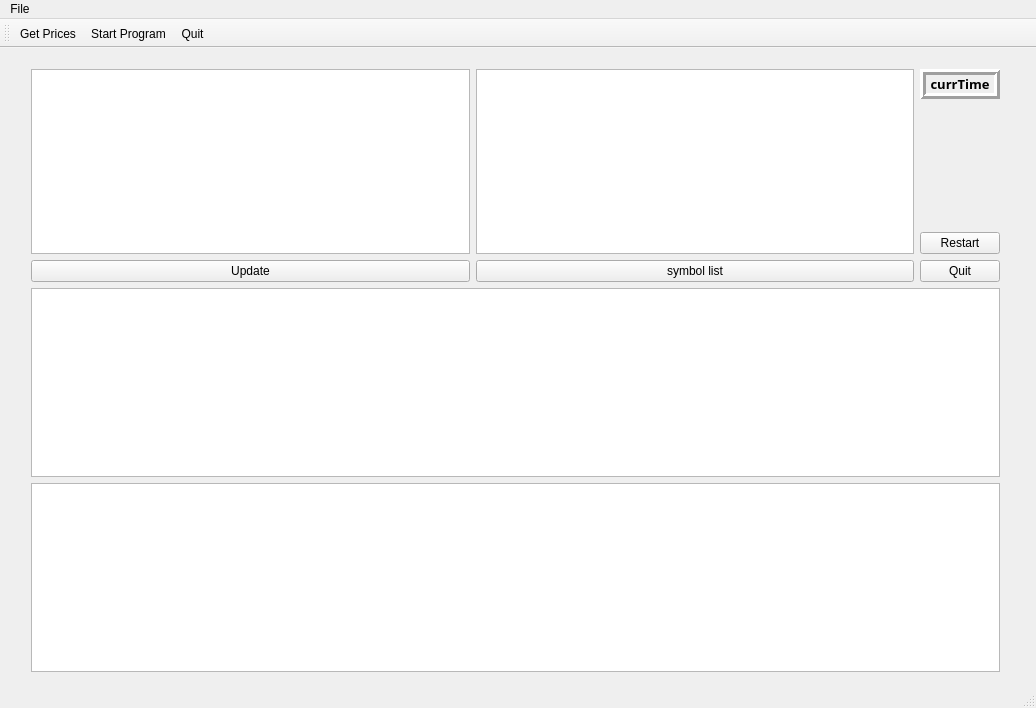
<?xml version="1.0" encoding="UTF-8"?>
<ui version="4.0">
 <class>MainWindow</class>
 <widget class="QMainWindow" name="MainWindow">
  <property name="geometry">
   <rect>
    <x>0</x>
    <y>0</y>
    <width>1036</width>
    <height>708</height>
   </rect>
  </property>
  <property name="windowTitle">
   <string>MainWindow</string>
  </property>
  <widget class="QWidget" name="centralWidget">
   <widget class="QWidget" name="layoutWidget">
    <property name="geometry">
     <rect>
      <x>20</x>
      <y>10</y>
      <width>991</width>
      <height>625</height>
     </rect>
    </property>
    <layout class="QVBoxLayout" name="verticalLayout_5">
     <item>
      <layout class="QHBoxLayout" name="horizontalLayout">
       <item>
        <layout class="QVBoxLayout" name="verticalLayout_3">
         <item>
          <widget class="QTableView" name="integratedStocks">
           <property name="editTriggers">
            <set>QAbstractItemView::NoEditTriggers</set>
           </property>
           <property name="sortingEnabled">
            <bool>true</bool>
           </property>
          </widget>
         </item>
         <item>
          <widget class="QPushButton" name="Update">
           <property name="text">
            <string>Update</string>
           </property>
          </widget>
         </item>
        </layout>
       </item>
       <item>
        <layout class="QVBoxLayout" name="verticalLayout_4">
         <item>
          <widget class="QTableWidget" name="tableWidgetTicker">
           <property name="editTriggers">
            <set>QAbstractItemView::NoEditTriggers</set>
           </property>
           <property name="sortingEnabled">
            <bool>true</bool>
           </property>
          </widget>
         </item>
         <item>
          <widget class="QPushButton" name="symbol_list_pushButton">
           <property name="text">
            <string>symbol list</string>
           </property>
          </widget>
         </item>
        </layout>
       </item>
       <item>
        <layout class="QVBoxLayout" name="verticalLayout_2">
         <item>
          <widget class="QLabel" name="currtimelabel">
           <property name="font">
            <font>
             <family>Droid Arabic Naskh</family>
             <pointsize>10</pointsize>
             <weight>75</weight>
             <bold>true</bold>
            </font>
           </property>
           <property name="frameShape">
            <enum>QFrame::Box</enum>
           </property>
           <property name="frameShadow">
            <enum>QFrame::Raised</enum>
           </property>
           <property name="lineWidth">
            <number>3</number>
           </property>
           <property name="text">
            <string>currTime</string>
           </property>
           <property name="textFormat">
            <enum>Qt::RichText</enum>
           </property>
           <property name="alignment">
            <set>Qt::AlignCenter</set>
           </property>
          </widget>
         </item>
         <item>
          <spacer name="verticalSpacer">
           <property name="orientation">
            <enum>Qt::Vertical</enum>
           </property>
           <property name="sizeHint" stdset="0">
            <size>
             <width>20</width>
             <height>28</height>
            </size>
           </property>
          </spacer>
         </item>
         <item>
          <widget class="QPushButton" name="slotReboot">
           <property name="text">
            <string>Restart</string>
           </property>
           <property name="iconSize">
            <size>
             <width>16</width>
             <height>16</height>
            </size>
           </property>
          </widget>
         </item>
         <item>
          <widget class="QPushButton" name="Quit">
           <property name="text">
            <string>Quit</string>
           </property>
          </widget>
         </item>
        </layout>
       </item>
      </layout>
     </item>
     <item>
      <layout class="QVBoxLayout" name="verticalLayout">
       <item>
        <widget class="QTableView" name="tableViewPosition">
         <property name="sizePolicy">
          <sizepolicy hsizetype="Expanding" vsizetype="Expanding">
           <horstretch>0</horstretch>
           <verstretch>0</verstretch>
          </sizepolicy>
         </property>
         <property name="font">
          <font>
           <pointsize>12</pointsize>
          </font>
         </property>
         <property name="sortingEnabled">
          <bool>true</bool>
         </property>
         <attribute name="horizontalHeaderCascadingSectionResizes">
          <bool>false</bool>
         </attribute>
         <attribute name="horizontalHeaderStretchLastSection">
          <bool>false</bool>
         </attribute>
        </widget>
       </item>
       <item>
        <widget class="QTableWidget" name="tableWidgetStats">
         <property name="sizePolicy">
          <sizepolicy hsizetype="Expanding" vsizetype="Expanding">
           <horstretch>0</horstretch>
           <verstretch>0</verstretch>
          </sizepolicy>
         </property>
         <property name="font">
          <font>
           <pointsize>12</pointsize>
          </font>
         </property>
         <property name="mouseTracking">
          <bool>false</bool>
         </property>
         <property name="editTriggers">
          <set>QAbstractItemView::NoEditTriggers</set>
         </property>
         <property name="sortingEnabled">
          <bool>true</bool>
         </property>
         <attribute name="horizontalHeaderCascadingSectionResizes">
          <bool>false</bool>
         </attribute>
        </widget>
       </item>
      </layout>
     </item>
    </layout>
   </widget>
  </widget>
  <widget class="QMenuBar" name="menuBar">
   <property name="geometry">
    <rect>
     <x>0</x>
     <y>0</y>
     <width>1036</width>
     <height>20</height>
    </rect>
   </property>
   <widget class="QMenu" name="menuFile">
    <property name="title">
     <string>File</string>
    </property>
    <addaction name="actionGet_Historical_Prices"/>
    <addaction name="actionStart_Program"/>
   </widget>
   <addaction name="menuFile"/>
  </widget>
  <widget class="QToolBar" name="mainToolBar">
   <attribute name="toolBarArea">
    <enum>TopToolBarArea</enum>
   </attribute>
   <attribute name="toolBarBreak">
    <bool>false</bool>
   </attribute>
   <addaction name="actionGet_Historical_Prices"/>
   <addaction name="actionStart_Program"/>
   <addaction name="actionQuit"/>
  </widget>
  <widget class="QStatusBar" name="statusBar">
   <property name="enabled">
    <bool>true</bool>
   </property>
   <property name="minimumSize">
    <size>
     <width>10</width>
     <height>25</height>
    </size>
   </property>
  </widget>
  <action name="actionGet_Historical_Prices">
   <property name="text">
    <string>Get Prices</string>
   </property>
  </action>
  <action name="actionStart_Program">
   <property name="text">
    <string>Start Program</string>
   </property>
  </action>
  <action name="actionQuit">
   <property name="text">
    <string>Quit</string>
   </property>
  </action>
 </widget>
 <layoutdefault spacing="6" margin="11"/>
 <resources/>
 <connections/>
</ui>
